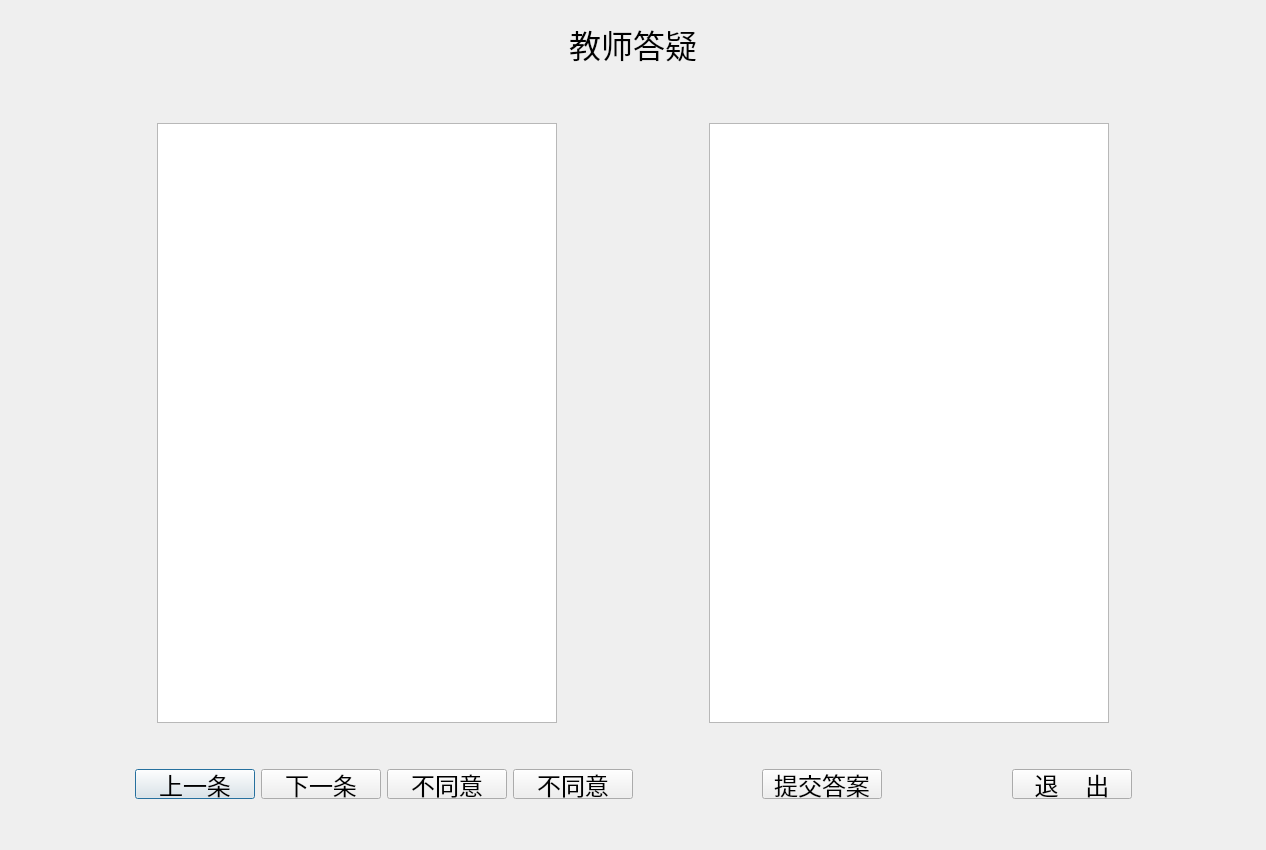
<?xml version="1.0" encoding="UTF-8"?>
<ui version="4.0">
 <class>Dialog</class>
 <widget class="QDialog" name="Dialog">
  <property name="geometry">
   <rect>
    <x>0</x>
    <y>0</y>
    <width>1266</width>
    <height>850</height>
   </rect>
  </property>
  <property name="windowTitle">
   <string>Dialog</string>
  </property>
  <layout class="QGridLayout" name="gridLayout">
   <item row="2" column="0" colspan="2">
    <layout class="QHBoxLayout" name="horizontalLayout_3">
     <item>
      <spacer name="horizontalSpacer_6">
       <property name="orientation">
        <enum>Qt::Horizontal</enum>
       </property>
       <property name="sizeType">
        <enum>QSizePolicy::Fixed</enum>
       </property>
       <property name="sizeHint" stdset="0">
        <size>
         <width>40</width>
         <height>20</height>
        </size>
       </property>
      </spacer>
     </item>
     <item>
      <widget class="QTextBrowser" name="textBrowser">
       <property name="minimumSize">
        <size>
         <width>400</width>
         <height>600</height>
        </size>
       </property>
       <property name="maximumSize">
        <size>
         <width>400</width>
         <height>600</height>
        </size>
       </property>
       <property name="font">
        <font>
         <pointsize>18</pointsize>
        </font>
       </property>
      </widget>
     </item>
     <item>
      <spacer name="horizontalSpacer_7">
       <property name="orientation">
        <enum>Qt::Horizontal</enum>
       </property>
       <property name="sizeType">
        <enum>QSizePolicy::Maximum</enum>
       </property>
       <property name="sizeHint" stdset="0">
        <size>
         <width>40</width>
         <height>20</height>
        </size>
       </property>
      </spacer>
     </item>
     <item>
      <widget class="QTextEdit" name="textEdit">
       <property name="minimumSize">
        <size>
         <width>400</width>
         <height>600</height>
        </size>
       </property>
       <property name="maximumSize">
        <size>
         <width>400</width>
         <height>600</height>
        </size>
       </property>
       <property name="font">
        <font>
         <pointsize>18</pointsize>
        </font>
       </property>
      </widget>
     </item>
     <item>
      <spacer name="horizontalSpacer_8">
       <property name="orientation">
        <enum>Qt::Horizontal</enum>
       </property>
       <property name="sizeType">
        <enum>QSizePolicy::Maximum</enum>
       </property>
       <property name="sizeHint" stdset="0">
        <size>
         <width>40</width>
         <height>20</height>
        </size>
       </property>
      </spacer>
     </item>
    </layout>
   </item>
   <item row="4" column="0" colspan="2">
    <layout class="QHBoxLayout" name="horizontalLayout">
     <item>
      <spacer name="horizontalSpacer_5">
       <property name="orientation">
        <enum>Qt::Horizontal</enum>
       </property>
       <property name="sizeHint" stdset="0">
        <size>
         <width>40</width>
         <height>20</height>
        </size>
       </property>
      </spacer>
     </item>
     <item>
      <widget class="QPushButton" name="pushButton_2">
       <property name="minimumSize">
        <size>
         <width>120</width>
         <height>25</height>
        </size>
       </property>
       <property name="maximumSize">
        <size>
         <width>120</width>
         <height>30</height>
        </size>
       </property>
       <property name="font">
        <font>
         <pointsize>18</pointsize>
        </font>
       </property>
       <property name="text">
        <string>上一条</string>
       </property>
      </widget>
     </item>
     <item>
      <widget class="QPushButton" name="pushButton">
       <property name="minimumSize">
        <size>
         <width>120</width>
         <height>25</height>
        </size>
       </property>
       <property name="maximumSize">
        <size>
         <width>120</width>
         <height>30</height>
        </size>
       </property>
       <property name="font">
        <font>
         <pointsize>18</pointsize>
        </font>
       </property>
       <property name="text">
        <string>下一条</string>
       </property>
      </widget>
     </item>
     <item>
      <widget class="QPushButton" name="pushButton_5">
       <property name="minimumSize">
        <size>
         <width>120</width>
         <height>25</height>
        </size>
       </property>
       <property name="maximumSize">
        <size>
         <width>120</width>
         <height>30</height>
        </size>
       </property>
       <property name="font">
        <font>
         <pointsize>18</pointsize>
        </font>
       </property>
       <property name="text">
        <string>不同意</string>
       </property>
      </widget>
     </item>
     <item>
      <widget class="QPushButton" name="pushButton_6">
       <property name="minimumSize">
        <size>
         <width>120</width>
         <height>25</height>
        </size>
       </property>
       <property name="maximumSize">
        <size>
         <width>120</width>
         <height>30</height>
        </size>
       </property>
       <property name="font">
        <font>
         <pointsize>18</pointsize>
        </font>
       </property>
       <property name="text">
        <string>不同意</string>
       </property>
      </widget>
     </item>
     <item>
      <spacer name="horizontalSpacer_2">
       <property name="orientation">
        <enum>Qt::Horizontal</enum>
       </property>
       <property name="sizeHint" stdset="0">
        <size>
         <width>40</width>
         <height>20</height>
        </size>
       </property>
      </spacer>
     </item>
     <item>
      <widget class="QPushButton" name="pushButton_3">
       <property name="minimumSize">
        <size>
         <width>120</width>
         <height>25</height>
        </size>
       </property>
       <property name="maximumSize">
        <size>
         <width>120</width>
         <height>30</height>
        </size>
       </property>
       <property name="font">
        <font>
         <pointsize>18</pointsize>
        </font>
       </property>
       <property name="text">
        <string>提交答案</string>
       </property>
      </widget>
     </item>
     <item>
      <spacer name="horizontalSpacer_3">
       <property name="orientation">
        <enum>Qt::Horizontal</enum>
       </property>
       <property name="sizeHint" stdset="0">
        <size>
         <width>40</width>
         <height>20</height>
        </size>
       </property>
      </spacer>
     </item>
     <item>
      <widget class="QPushButton" name="pushButton_4">
       <property name="minimumSize">
        <size>
         <width>120</width>
         <height>25</height>
        </size>
       </property>
       <property name="maximumSize">
        <size>
         <width>120</width>
         <height>30</height>
        </size>
       </property>
       <property name="font">
        <font>
         <pointsize>18</pointsize>
        </font>
       </property>
       <property name="text">
        <string>退    出</string>
       </property>
      </widget>
     </item>
     <item>
      <spacer name="horizontalSpacer_4">
       <property name="orientation">
        <enum>Qt::Horizontal</enum>
       </property>
       <property name="sizeHint" stdset="0">
        <size>
         <width>40</width>
         <height>20</height>
        </size>
       </property>
      </spacer>
     </item>
    </layout>
   </item>
   <item row="0" column="0" colspan="2">
    <widget class="QLabel" name="label">
     <property name="font">
      <font>
       <pointsize>24</pointsize>
      </font>
     </property>
     <property name="text">
      <string>教师答疑</string>
     </property>
     <property name="alignment">
      <set>Qt::AlignCenter</set>
     </property>
    </widget>
   </item>
   <item row="1" column="1">
    <spacer name="verticalSpacer_2">
     <property name="orientation">
      <enum>Qt::Vertical</enum>
     </property>
     <property name="sizeType">
      <enum>QSizePolicy::Maximum</enum>
     </property>
     <property name="sizeHint" stdset="0">
      <size>
       <width>20</width>
       <height>40</height>
      </size>
     </property>
    </spacer>
   </item>
   <item row="3" column="0">
    <spacer name="verticalSpacer">
     <property name="orientation">
      <enum>Qt::Vertical</enum>
     </property>
     <property name="sizeType">
      <enum>QSizePolicy::Fixed</enum>
     </property>
     <property name="sizeHint" stdset="0">
      <size>
       <width>20</width>
       <height>40</height>
      </size>
     </property>
    </spacer>
   </item>
   <item row="5" column="0">
    <spacer name="verticalSpacer_3">
     <property name="orientation">
      <enum>Qt::Vertical</enum>
     </property>
     <property name="sizeType">
      <enum>QSizePolicy::Fixed</enum>
     </property>
     <property name="sizeHint" stdset="0">
      <size>
       <width>20</width>
       <height>40</height>
      </size>
     </property>
    </spacer>
   </item>
  </layout>
 </widget>
 <resources/>
 <connections/>
</ui>
